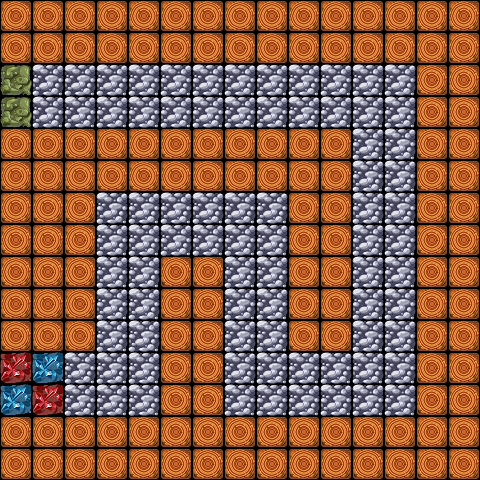

A 2D game scene composited from a Tiled map and its tileset images. What follows is a short description and the map's XML, with every tile layer's data as written:
An orthogonal 15x15 tile map with 32x32 px tiles, 1 tile layer (level) and 1 object.

<map version="1.0" tiledversion="1.1.6" orientation="orthogonal" renderorder="right-down" width="15" height="15" tilewidth="32" tileheight="32" infinite="0" nextobjectid="7">
 <tileset firstgid="1" name="Blocks" tilewidth="32" tileheight="32" tilecount="5" columns="5">
  <image source="Blocks.png" width="160" height="32" />
 </tileset>
 <layer name="level" width="15" height="15">
  <data>
   <tile gid="1" />
   <tile gid="1" />
   <tile gid="1" />
   <tile gid="1" />
   <tile gid="1" />
   <tile gid="1" />
   <tile gid="1" />
   <tile gid="1" />
   <tile gid="1" />
   <tile gid="1" />
   <tile gid="1" />
   <tile gid="1" />
   <tile gid="1" />
   <tile gid="1" />
   <tile gid="1" />
   <tile gid="1" />
   <tile gid="1" />
   <tile gid="1" />
   <tile gid="1" />
   <tile gid="1" />
   <tile gid="1" />
   <tile gid="1" />
   <tile gid="1" />
   <tile gid="1" />
   <tile gid="1" />
   <tile gid="1" />
   <tile gid="1" />
   <tile gid="1" />
   <tile gid="1" />
   <tile gid="1" />
   <tile gid="3" />
   <tile gid="2" />
   <tile gid="2" />
   <tile gid="2" />
   <tile gid="2" />
   <tile gid="2" />
   <tile gid="2" />
   <tile gid="2" />
   <tile gid="2" />
   <tile gid="2" />
   <tile gid="2" />
   <tile gid="2" />
   <tile gid="2" />
   <tile gid="1" />
   <tile gid="1" />
   <tile gid="3" />
   <tile gid="2" />
   <tile gid="2" />
   <tile gid="2" />
   <tile gid="2" />
   <tile gid="2" />
   <tile gid="2" />
   <tile gid="2" />
   <tile gid="2" />
   <tile gid="2" />
   <tile gid="2" />
   <tile gid="2" />
   <tile gid="2" />
   <tile gid="1" />
   <tile gid="1" />
   <tile gid="1" />
   <tile gid="1" />
   <tile gid="1" />
   <tile gid="1" />
   <tile gid="1" />
   <tile gid="1" />
   <tile gid="1" />
   <tile gid="1" />
   <tile gid="1" />
   <tile gid="1" />
   <tile gid="1" />
   <tile gid="2" />
   <tile gid="2" />
   <tile gid="1" />
   <tile gid="1" />
   <tile gid="1" />
   <tile gid="1" />
   <tile gid="1" />
   <tile gid="1" />
   <tile gid="1" />
   <tile gid="1" />
   <tile gid="1" />
   <tile gid="1" />
   <tile gid="1" />
   <tile gid="1" />
   <tile gid="1" />
   <tile gid="2" />
   <tile gid="2" />
   <tile gid="1" />
   <tile gid="1" />
   <tile gid="1" />
   <tile gid="1" />
   <tile gid="1" />
   <tile gid="2" />
   <tile gid="2" />
   <tile gid="2" />
   <tile gid="2" />
   <tile gid="2" />
   <tile gid="2" />
   <tile gid="1" />
   <tile gid="1" />
   <tile gid="2" />
   <tile gid="2" />
   <tile gid="1" />
   <tile gid="1" />
   <tile gid="1" />
   <tile gid="1" />
   <tile gid="1" />
   <tile gid="2" />
   <tile gid="2" />
   <tile gid="2" />
   <tile gid="2" />
   <tile gid="2" />
   <tile gid="2" />
   <tile gid="1" />
   <tile gid="1" />
   <tile gid="2" />
   <tile gid="2" />
   <tile gid="1" />
   <tile gid="1" />
   <tile gid="1" />
   <tile gid="1" />
   <tile gid="1" />
   <tile gid="2" />
   <tile gid="2" />
   <tile gid="1" />
   <tile gid="1" />
   <tile gid="2" />
   <tile gid="2" />
   <tile gid="1" />
   <tile gid="1" />
   <tile gid="2" />
   <tile gid="2" />
   <tile gid="1" />
   <tile gid="1" />
   <tile gid="1" />
   <tile gid="1" />
   <tile gid="1" />
   <tile gid="2" />
   <tile gid="2" />
   <tile gid="1" />
   <tile gid="1" />
   <tile gid="2" />
   <tile gid="2" />
   <tile gid="1" />
   <tile gid="1" />
   <tile gid="2" />
   <tile gid="2" />
   <tile gid="1" />
   <tile gid="1" />
   <tile gid="1" />
   <tile gid="1" />
   <tile gid="1" />
   <tile gid="2" />
   <tile gid="2" />
   <tile gid="1" />
   <tile gid="1" />
   <tile gid="2" />
   <tile gid="2" />
   <tile gid="1" />
   <tile gid="1" />
   <tile gid="2" />
   <tile gid="2" />
   <tile gid="1" />
   <tile gid="1" />
   <tile gid="5" />
   <tile gid="4" />
   <tile gid="2" />
   <tile gid="2" />
   <tile gid="2" />
   <tile gid="1" />
   <tile gid="1" />
   <tile gid="2" />
   <tile gid="2" />
   <tile gid="2" />
   <tile gid="2" />
   <tile gid="2" />
   <tile gid="2" />
   <tile gid="1" />
   <tile gid="1" />
   <tile gid="4" />
   <tile gid="5" />
   <tile gid="2" />
   <tile gid="2" />
   <tile gid="2" />
   <tile gid="1" />
   <tile gid="1" />
   <tile gid="2" />
   <tile gid="2" />
   <tile gid="2" />
   <tile gid="2" />
   <tile gid="2" />
   <tile gid="2" />
   <tile gid="1" />
   <tile gid="1" />
   <tile gid="1" />
   <tile gid="1" />
   <tile gid="1" />
   <tile gid="1" />
   <tile gid="1" />
   <tile gid="1" />
   <tile gid="1" />
   <tile gid="1" />
   <tile gid="1" />
   <tile gid="1" />
   <tile gid="1" />
   <tile gid="1" />
   <tile gid="1" />
   <tile gid="1" />
   <tile gid="1" />
   <tile gid="1" />
   <tile gid="1" />
   <tile gid="1" />
   <tile gid="1" />
   <tile gid="1" />
   <tile gid="1" />
   <tile gid="1" />
   <tile gid="1" />
   <tile gid="1" />
   <tile gid="1" />
   <tile gid="1" />
   <tile gid="1" />
   <tile gid="1" />
   <tile gid="1" />
   <tile gid="1" />
  </data>
 </layer>
 <objectgroup name="road">
  <object id="6" x="32" y="96">
   <polyline points="0,0 32,0 64,0 96,0 128,0 160,0 192,0 224,0 256,0 288,0 320,0 352,0 352,32 352,64 352,96 352,128 352,160 352,192 352,224 352,256 352,288 320,288 288,288 256,288 224,288 224,256 224,224 224,192 224,160 224,128 192,128 160,128 128,128 96,128 96,160 96,192 96,224 96,256 96,288 64,288 32,288 0,288" />
  </object>
 </objectgroup>
</map>